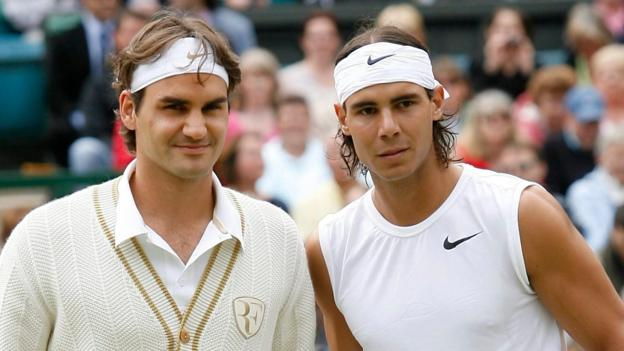
#> input picture computer-science/computer-vision/face-detection/Haar-Cascade/images/test1.jpg, 624 x 351 px, given in place of mouthwash.avi, which was not available
$ python mean-shift-tracking.py
#> lines starting #> are read from the running program, lines starting #| are printed output that depends on the picture; after the words box and inside, x2 and y2 are one past the last pixel; in counts of white or black regions, pixels touching at a corner belong together; pictures that were not available may be replaced by others from this repository, and a replacement may not be noted
"""
This script was written by following this tutorial made by Pysource on Youtube:
https://www.youtube.com/watch?v=EDT0vHsMy34&t=0s&list=LL_nJcU3CiKaa8b27n2dvsoQ&index=19
"""
import cv2

# use this video for demonstration
video = cv2.VideoCapture("videos/mouthwash.avi")

# grab the first frame and specify the starting region
_, first_frame = video.read()
#> first_frame is the input picture: shape (351, 624, 3); mean B, G, R 138.4, 146.6, 159.1
x = 300
y = 305
w = 100
h = 115
roi = first_frame[y:y + h, x:x + w]
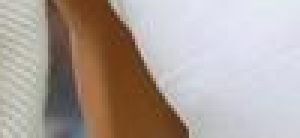
#> roi: shape (46, 100, 3) (shown 3 times larger); mean B, G, R 157, 163.6, 175.1

# convert from RBG/BGR to HSV
hsv_roi = cv2.cvtColor(roi, cv2.COLOR_BGR2HSV)
#> hsv_roi: shape (46, 100, 3); mean H, S, V 66.2, 56.5, 181.1

# calculate the histogram of this image
# https://docs.opencv.org/2.4/modules/imgproc/doc/histograms.html
roi_hist = cv2.calcHist([hsv_roi], [0], None, [180], [0, 180])
#> roi_hist = 180 values, max 850 at index 116, min 0 at index 27, mean 25.56

# normalize the histogram to 0 - 255
roi_hist = cv2.normalize(roi_hist, roi_hist, 0, 255, cv2.NORM_MINMAX)
#> roi_hist = 180 values, max 255 at index 116, min 0 at index 27, mean 7.67

# show the image
#cv2.imshow("First frame", roi)
#cv2.waitKey(0)
#cv2.destroyAllWindows()

term_criteria = (cv2.TERM_CRITERIA_EPS | cv2.TERM_CRITERIA_COUNT, 10, 1)

# repeatedly show every frame
while True:
    # grab one frame
    _, frame = video.read()

    # convert to histogram
    hsv = cv2.cvtColor(frame, cv2.COLOR_BGR2HSV)
#> hsv: shape (351, 624, 3); mean H, S, V 53.3, 66.4, 165.7
    mask = cv2.calcBackProject([hsv], [0], roi_hist, [0, 180], 1)
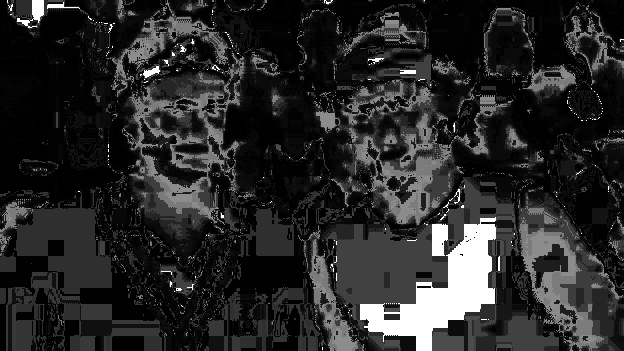
#> mask: shape (351, 624); min 0, max 255, mean 40.8

    # perform mean shift algorithm to get next box
    _, track_window = cv2.meanShift(mask, (x, y, w, h), term_criteria)
#> track_window = (367, 290, 100, 46)
    x, y, w, h = track_window
#> x = 367; y = 290; w = 100; h = 46
    cv2.rectangle(frame, (x, y), (x + w, y + h), (0, 255, 0), 2)
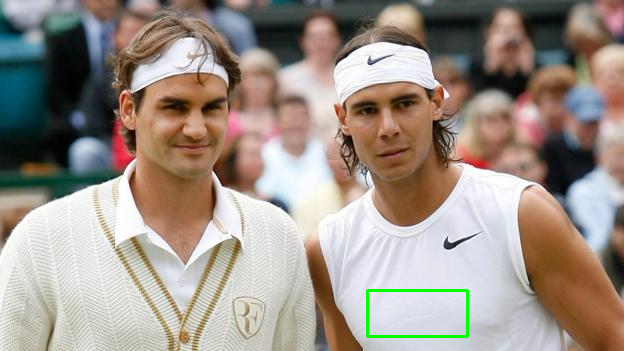
#> frame: shape (351, 624, 3); 0.4% of pixels changed, all inside (x1, y1, x2, y2) = (366, 289, 469, 338)

    # show both the histogram and frame with bounding box
    cv2.imshow("Mask", mask)
    cv2.imshow("Frame", frame)

    key = cv2.waitKey(60)
#> (key Esc is pressed here)

    # hit ESC to close window
    if key == 27:
        break

video.release()
cv2.destroyAllWindows()

$ run again, on computer-science/computer-vision/face-detection/Haar-Cascade/images/test2.jpg
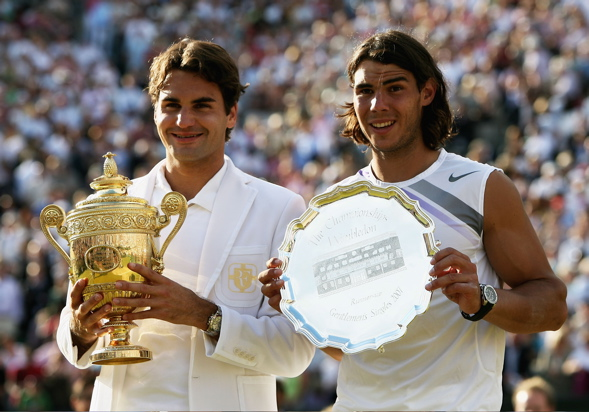
#> input picture computer-science/computer-vision/face-detection/Haar-Cascade/images/test2.jpg, 589 x 412 px, given in place of mouthwash.avi, which was not available
#> first_frame is the input picture: shape (412, 589, 3); mean B, G, R 117.5, 125.2, 135.7
#> hsv_roi: shape (107, 100, 3); mean H, S, V 68.8, 31.4, 184.1
#> `roi_hist = cv2.calcHist([hsv_roi], [0], None, [180], [0, 180])`: roi_hist = 180 values, max 1218 at index 101, min 0 at index 1, mean 59.44
#> `roi_hist = cv2.normalize(roi_hist, roi_hist, 0, 255, cv2.NORM_MINMAX)`: roi_hist = 180 values, max 255 at index 101, min 0 at index 1, mean 12.45
#> hsv: shape (412, 589, 3); mean H, S, V 57.8, 66.8, 141.6
#> `mask = cv2.calcBackProject([hsv], [0], roi_hist, [0, 180], 1)`:
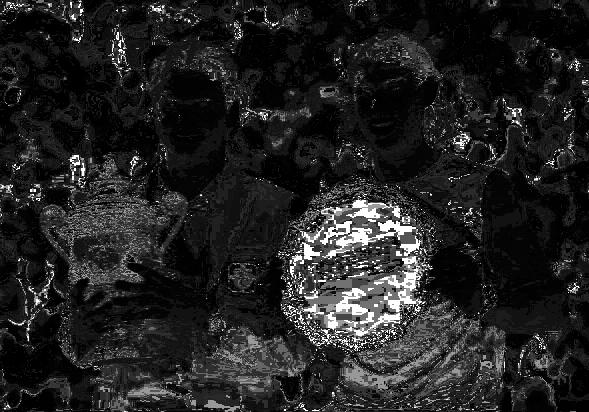
#> mask: shape (412, 589); min 0, max 255, mean 34.2
#> track_window = (322, 249, 100, 107)
#> x = 322; y = 249; w = 100; h = 107
#> `cv2.rectangle(frame, (x, y), (x + w, y + h), (0, 255, 0), 2)`:
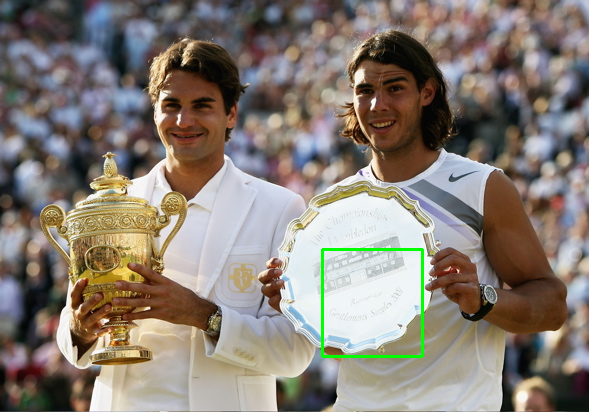
#> frame: shape (412, 589, 3); 0.51% of pixels changed, all inside (x1, y1, x2, y2) = (321, 248, 424, 358)
